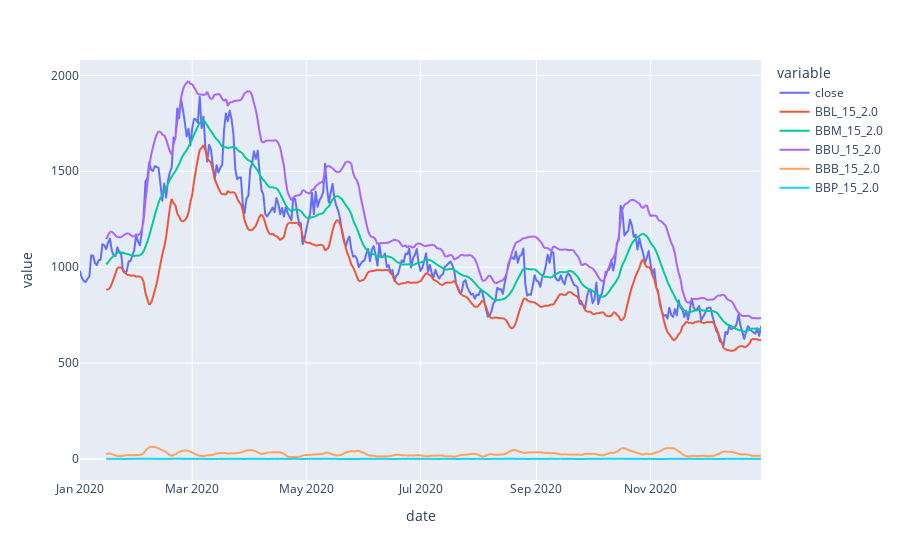

Notebook code for this chart:
### Markdown cell above
## strategy_2

### Code cell
#import backup
df = df_backup.copy()

MyStrategy = ta.Strategy(
    name="strategy_3",
    ta=[{
        "close": 'close', 
        "kind": "bbands", 
        "length": 15,
        "std": 2
    }]
)

# (2) Run the Strategy
df.ta.strategy(MyStrategy)
df = df.drop(['low', 'high', 'open'], axis=1)
graph_stock(df)

### Figure 1 — Plotly figure (JSON) as saved in the notebook; plotly's stock layout.template omitted (floating-point values rounded to 4 significant figures; data arrays with more than 128 entries replaced by an {"elided": "..."} marker saying what was removed)
{"data": [{"hovertemplate": "variable=close<br>date=%{x}<br>value=%{y}<extra></extra>", "legendgroup": "close", "line": {"color": "#636efa", "dash": "solid"}, "mode": "lines", "name": "close", "showlegend": true, "type": "scattergl", "x": {"elided": "365 str values"}, "xaxis": "x", "y": {"elided": "365 float values"}, "yaxis": "y"}, {"hovertemplate": "variable=BBL_15_2.0<br>date=%{x}<br>value=%{y}<extra></extra>", "legendgroup": "BBL_15_2.0", "line": {"color": "#EF553B", "dash": "solid"}, "mode": "lines", "name": "BBL_15_2.0", "showlegend": true, "type": "scattergl", "x": {"elided": "365 str values"}, "xaxis": "x", "y": {"elided": "365 float values"}, "yaxis": "y"}, {"hovertemplate": "variable=BBM_15_2.0<br>date=%{x}<br>value=%{y}<extra></extra>", "legendgroup": "BBM_15_2.0", "line": {"color": "#00cc96", "dash": "solid"}, "mode": "lines", "name": "BBM_15_2.0", "showlegend": true, "type": "scattergl", "x": {"elided": "365 str values"}, "xaxis": "x", "y": {"elided": "365 float values"}, "yaxis": "y"}, {"hovertemplate": "variable=BBU_15_2.0<br>date=%{x}<br>value=%{y}<extra></extra>", "legendgroup": "BBU_15_2.0", "line": {"color": "#ab63fa", "dash": "solid"}, "mode": "lines", "name": "BBU_15_2.0", "showlegend": true, "type": "scattergl", "x": {"elided": "365 str values"}, "xaxis": "x", "y": {"elided": "365 float values"}, "yaxis": "y"}, {"hovertemplate": "variable=BBB_15_2.0<br>date=%{x}<br>value=%{y}<extra></extra>", "legendgroup": "BBB_15_2.0", "line": {"color": "#FFA15A", "dash": "solid"}, "mode": "lines", "name": "BBB_15_2.0", "showlegend": true, "type": "scattergl", "x": {"elided": "365 str values"}, "xaxis": "x", "y": {"elided": "365 float values"}, "yaxis": "y"}, {"hovertemplate": "variable=BBP_15_2.0<br>date=%{x}<br>value=%{y}<extra></extra>", "legendgroup": "BBP_15_2.0", "line": {"color": "#19d3f3", "dash": "solid"}, "mode": "lines", "name": "BBP_15_2.0", "showlegend": true, "type": "scattergl", "x": {"elided": "365 str values"}, "xaxis": "x", "y": {"elided": "365 float values"}, "yaxis": "y"}], "layout": {"legend": {"title": {"text": "variable"}, "tracegroupgap": 0}, "margin": {"t": 60}, "xaxis": {"anchor": "y", "domain": [0, 1], "title": {"text": "date"}}, "yaxis": {"anchor": "x", "domain": [0, 1], "title": {"text": "value"}}}}
